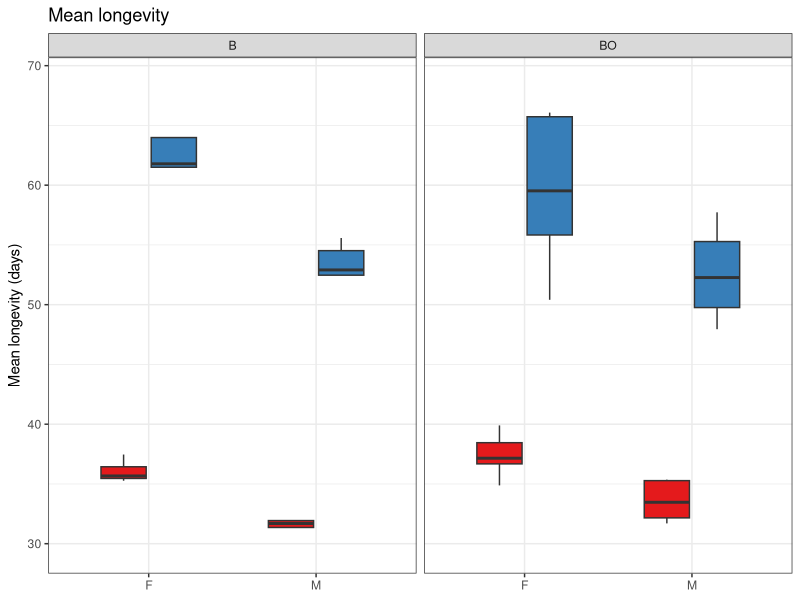

Write R code to recreate this figure.
library(readxl)
library(tidyverse)
library(ggpubr)
library(cowplot)

raw_data <- read_excel("data/phenotypic_data/longevity_gen20-shahrestani-version.xlsx")

raw_data$sign <- NULL
raw_data$Notes <- NULL

days <- as.numeric(colnames(raw_data)[3:ncol(raw_data)])
days <- c(0, days[-1] - days[1])

names(raw_data) <- c("Cage", "Sex", paste0("d",days))

data <- raw_data %>%
  mutate(Cage = str_remove(Cage, " \\(.*\\)"))

data <- data %>%
  group_by(Cage, Sex) %>%
  summarise(across(where(is.numeric), mean), .groups = "drop")

calcs <- data[3:ncol(data)]

total_flies <- rowSums(calcs)


longevity <- sweep(calcs, MARGIN=2, days, `*`)
total_longevity <- rowSums(longevity)

calcs$mean_longevity <- total_longevity / total_flies
calcs$Cage <- data$Cage
calcs <- calcs %>% mutate(
  Regimen = case_when(
    grepl("EB|EBO", Cage) ~ "O-type",
    grepl("CB|CBO", Cage) ~ "B-type",
    TRUE ~ NA_character_
  )
)
calcs <- calcs %>% mutate(
  Ancestry = case_when(
    grepl("CBO|EBO", Cage) ~ "BO",
    grepl("CB|EB", Cage) ~ "B",
    TRUE ~ NA_character_
  )
)
calcs$Sex <- data$Sex
calcs$Replicate <- as.factor(gsub("\\D", "", calcs$Cage))
calcs <- calcs %>% mutate(
  Treatment = case_when(
    grepl("EBO", Cage) ~ "OBO",
    grepl("EB", Cage) ~ "OB",
    grepl("CBO", Cage) ~ "nBO",
    grepl("CB", Cage) ~ "nB",
    TRUE ~ NA_character_
  )
)

longevity_boxplots <- ggplot(calcs, aes(x = Sex, y = mean_longevity, fill = Regimen)) +
  geom_boxplot(outlier.shape = NA, width = 0.6) +
  #geom_jitter(width = 0.2, alpha = 0.3, color = "black") +
  labs(
    title = "Mean longevity",
    x = NULL,
    y = "Mean longevity (days)"
  ) +
  scale_fill_manual(values = c("B-type" = "#E41A1C", "O-type" = "#377EB8")) +
  facet_wrap(~ Ancestry) +
  theme_bw() +
  theme(legend.position = "none")

longevity_boxplots
